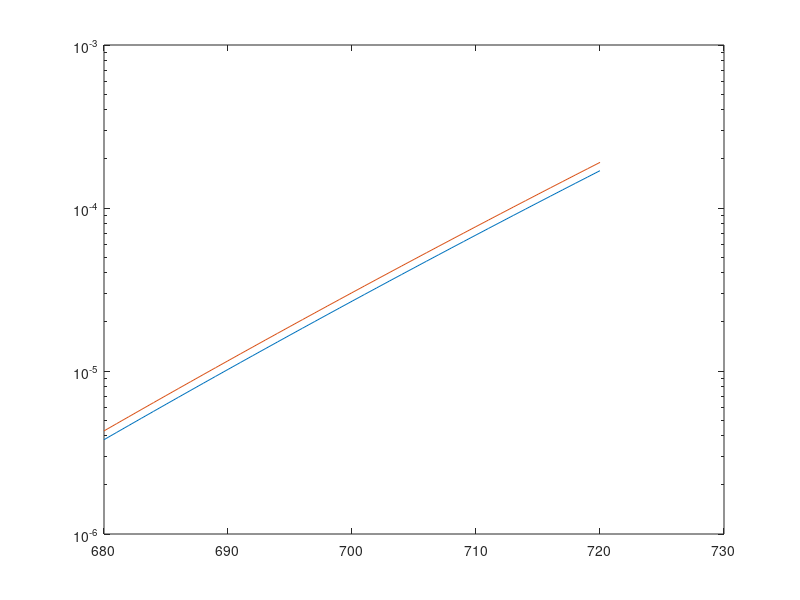
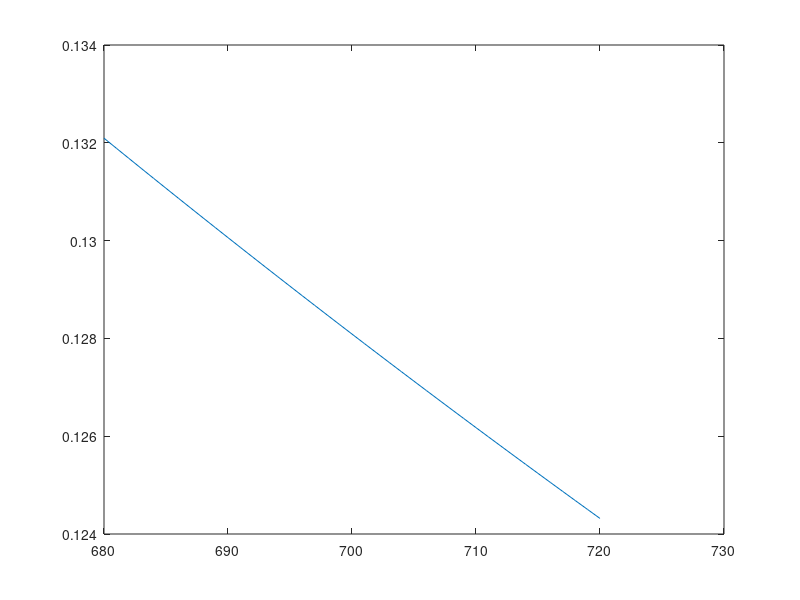

These figures' MATLAB source, in order:
h = 6.626e-34;       %J s
c = 2.9979e8;       %m/s
k = 1.3807e-23;     %J/K;
dt = 5.86e-7;       %time bin of photon counting board (s)
collectionTime = 120;%sec
aomRepRate = 300;   %Hz
%efficiency;
%solidAng = 
volume = 20*10*10*1e-9;      % mm3 to m3
T1 = 291.75;         %K
T2 = 292.25;         %K


I_planck = @(lambda,T) (2.*h.*c^2./lambda.^5).*(1./(exp(h*c./(lambda.*k.*T))-1));

lambda = (680:720).*1e-9;
nu = c./lambda;

temp = I_planck(lambda,T1);
I1 = temp./(h.*nu);  %photon/s m2 sr m
I1 = I1 * volume * dt * collectionTime * aomRepRate;                     %photon/ sr
%sig1 = trapz(lambda,I1)
sig1 = trapz(I1);
temp = I_planck(lambda,T2);
I2 = temp./(h.*nu);
I2 = I2 * volume *dt * collectionTime * aomRepRate;                     %photon/ sr
%sig2 = trapz(lambda,I2)
sig2 = trapz(I2);
percentDiff = (sig2-sig1)/sig1
figure(1)
semilogy(lambda*1e9, I1,lambda*1e9,I2);
figure(2)
plot(lambda*1e9, (I2-I1)./I1)